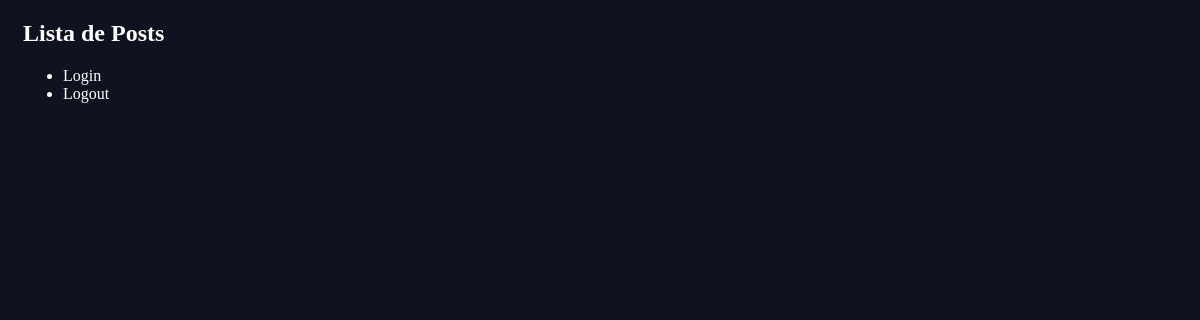
The page /blog/ on the database as committed earlier.
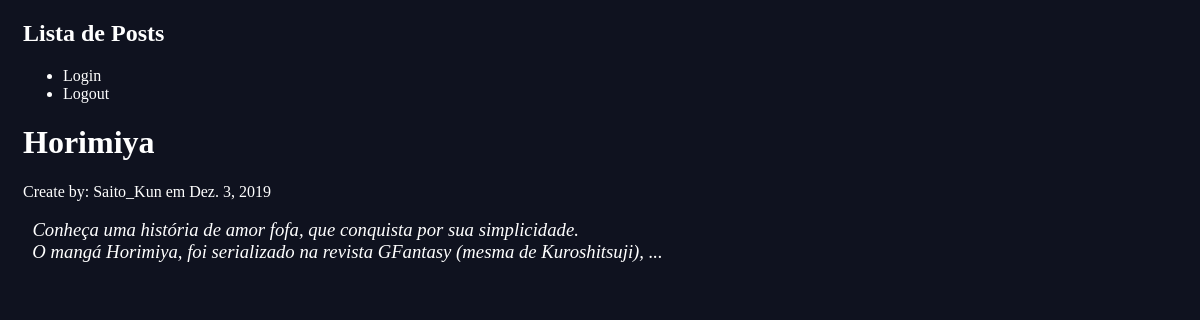
The same page on the database as committed later.
### blog/models.py (models this page shows, shortened)
class Post(models.Model):
    titulo = models.CharField(max_length=255)
    resumo = RichTextField()
    conteudo = RichTextUploadingField()
    dt_cri_post = models.DateField(auto_now_add=True)
    autor = models.ForeignKey(User, default=None, on_delete=models.PROTECT)
    def snippet(self):
        return self.resumo[:200] +'...'

### blog/views.py (the view)
# urls.py: path('', views.post_list, name='list'),
def post_list(request):
    post = Post.objects.all().order_by('dt_cri_post')
    return render(request, 'blog/post_list.html', {'post': post})

### blog/templates/blog/post_list.html
{% extends 'base_layout.html' %}
{% block content %}
    <div class="post">
        {% for post in post %}
        <h1>
            <a href="{% url 'blog:detail' pk=post.pk %}"> {{ post.titulo }} </a>
        </h1>
        <p> Create by: {{post.autor}} em {{ post.dt_cri_post}} </p>
        <p> {{ post.snippet|safe }} </p>
        {% endfor %}
    </div>
{% endblock %}

Rows that differ between the two databases and show on the page:
added Post: titulo "Horimiya", autor "Saito_Kun", dt_cri_post "Dez. 3, 2019", snippet "Conheça uma história de amor fofa, que conquista por sua simplicidade. O mangá Horimiya, foi serializado na revista GFantasy (mesma de Kuroshitsuji), ..."
